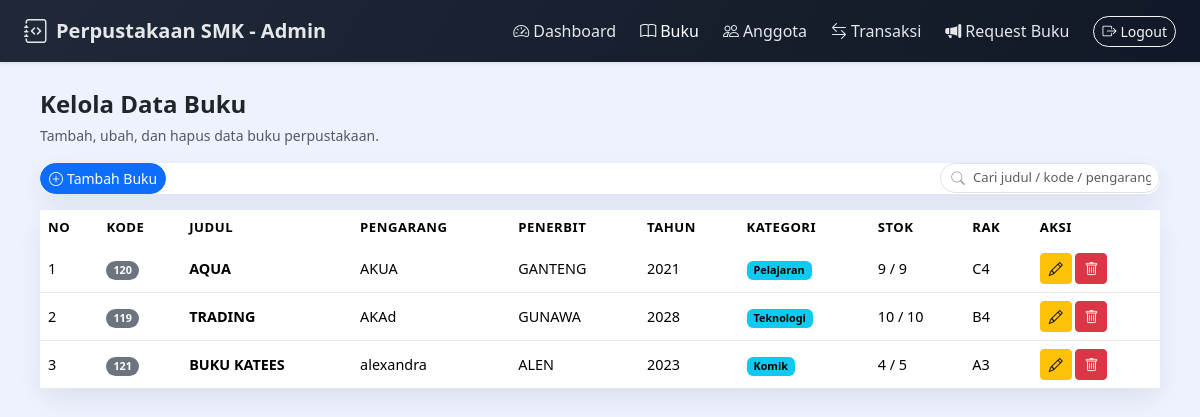
Screenshot of /admin/kelola_buku.php (signed in) with the database file from the repository.
### tables this page shows
CREATE TABLE `buku` (
  `id` int NOT NULL,
  `kode_buku` varchar(20) NOT NULL,
  `judul_buku` varchar(200) NOT NULL,
  `pengarang` varchar(100) NOT NULL,
  `penerbit` varchar(100) DEFAULT NULL,
  `tahun_terbit` year DEFAULT NULL,
  `kategori` varchar(50) DEFAULT NULL,
  `jumlah_buku` int NOT NULL DEFAULT '0',
  `stok_tersedia` int NOT NULL DEFAULT '0',
  `lokasi_rak` varchar(20) DEFAULT NULL,
  `tanggal_input` datetime DEFAULT CURRENT_TIMESTAMP
);

### admin/kelola_buku.php (the view, shortened to what this page needs)
<?php
require_once '../config.php';
$search = isset($_GET['search']) ? clean_input($_GET['search']) : '';
$where  = $search
    ? "WHERE judul_buku LIKE '%$search%' OR kode_buku LIKE '%$search%' OR pengarang LIKE '%$search%'"
    : '';
$buku = mysqli_query($conn, "SELECT * FROM buku $where ORDER BY id DESC");
?>
<!doctype html>
<html lang="id">
<head>
    <link href="https://cdn.jsdelivr.net/npm/bootstrap@5.3.3/dist/css/bootstrap.min.css" rel="stylesheet">
    <link href="https://cdn.jsdelivr.net/npm/bootstrap-icons@1.11.3/font/bootstrap-icons.css" rel="stylesheet">
</head>
<body>
    <nav class="navbar navbar-expand-lg navbar-app shadow-sm">
        <div class="container-fluid px-3 px-lg-4">
            <a class="navbar-brand d-flex align-items-center gap-2" href="#">
                <i class="bi bi-journal-code fs-4"></i>
                <span class="fw-semibold">Perpustakaan SMK - Admin</span>
            </a>
            <div class="collapse navbar-collapse" id="nav">
                <ul class="navbar-nav ms-auto align-items-lg-center gap-lg-2">
                    <li class="nav-item"><a class="nav-link" href="dashboard.php"><i class="bi bi-speedometer2 me-1"></i>Dashboard</a></li>
                    <li class="nav-item"><a class="nav-link active" href="kelola_buku.php"><i class="bi bi-book me-1"></i>Buku</a></li>
                    <li class="nav-item"><a class="nav-link" href="kelola_anggota.php"><i class="bi bi-people me-1"></i>Anggota</a></li>
                    <li class="nav-item"><a class="nav-link" href="transaksi.php"><i class="bi bi-arrow-left-right me-1"></i>Transaksi</a></li>
                    <li class="nav-item">
                        <a class="nav-link" href="request_buku.php">
                            <i class="bi bi-megaphone-fill me-1"></i>Request Buku
                        </a>
                    </li>
                    <li class="nav-item d-none d-lg-block ms-2">
                        <a href="../logout.php" class="btn btn-outline-light btn-sm rounded-pill">
                            <i class="bi bi-box-arrow-right me-1"></i>Logout
                        </a>
                    </li>
                </ul>
            </div>
        </div>
    </nav>
    <div class="page-wrapper">
        <div class="d-flex flex-column flex-md-row justify-content-between align-items-md-center gap-2 mb-3">
            <div>
                <h4 class="fw-semibold mb-1">Kelola Data Buku</h4>
                <small class="text-muted">Tambah, ubah, dan hapus data buku perpustakaan.</small>
            </div>
        </div>
        <div class="card-shell mb-3">
            <div class="card-body d-flex flex-column flex-md-row gap-2 justify-content-between align-items-md-center">
                <div>
                    <button class="btn btn-primary btn-sm rounded-pill" data-bs-toggle="modal" data-bs-target="#tambahModal">
                        <i class="bi bi-plus-circle me-1"></i>Tambah Buku
                    </button>
                </div>
                <form method="get" class="position-relative search-small">
                    <i class="bi bi-search icon"></i>
                    <input type="text" name="search" class="form-control form-control-sm"
                        placeholder="Cari judul / kode / pengarang"
                        value="<?php echo htmlspecialchars($search); ?>">
                </form>
            </div>
        </div>
        <div class="card-shell">
            <div class="card-body">
                <div class="table-responsive">
                    <table class="table table-modern row-hover align-middle mb-0">
                        <thead>
                            <tr>
                                <th>No</th>
                                <th>Kode</th>
                                <th>Judul</th>
                                <th>Pengarang</th>
                                <th>Penerbit</th>
                                <th>Tahun</th>
                                <th>Kategori</th>
                                <th>Stok</th>
                                <th>Rak</th>
                                <th>Aksi</th>
                            </tr>
                        </thead>
                        <tbody>
                            <?php
                            $no = 1;
                            while ($row = mysqli_fetch_assoc($buku)): ?>
                                <tr>
                                    <td><?php echo $no++; ?></td>
                                    <td><span class="badge text-bg-secondary rounded-pill"><?php echo $row['kode_buku']; ?></span></td>
                                    <td class="fw-semibold"><?php echo $row['judul_buku']; ?></td>
                                    <td><?php echo $row['pengarang']; ?></td>
                                    <td><?php echo $row['penerbit']; ?></td>
                                    <td><?php echo $row['tahun_terbit']; ?></td>
                                    <td><span class="badge text-bg-info"><?php echo $row['kategori']; ?></span></td>
                                    <td><?php echo $row['stok_tersedia']; ?> / <?php echo $row['jumlah_buku']; ?></td>
                                    <td><?php echo $row['lokasi_rak']; ?></td>
                                    <td>
                                        <button class="btn btn-sm btn-warning"
                                            onclick="editBuku(<?php echo htmlspecialchars(json_encode($row)); ?>)">
                                            <i class="bi bi-pencil"></i>
                                        </button>
                                        <a href="?hapus=<?php echo $row['id']; ?>" class="btn btn-sm btn-danger"
                                            onclick="return confirm('Yakin hapus buku ini?');">
                                            <i class="bi bi-trash"></i>
                                        </a>
                                    </td>
                                </tr>
                            <?php endwhile; ?>
                        </tbody>
                    </table>
                </div>
            </div>
        </div>
    </div>
</body>
</html>

### admin/kelola_buku.php (style rules this page uses)
body { background: #eef2ff; font-family: system-ui, -apple-system, "Segoe UI", sans-serif; }
.navbar-app { background: linear-gradient(120deg, #1f2937, #111827); }
.navbar-app .navbar-brand, .navbar-app .nav-link { color: #e5e7eb !important; font-weight: 500; }
.navbar-app .nav-link.active, .navbar-app .nav-link:hover { color: #ffffff !important; }
.page-wrapper { padding: 24px 16px 32px; }
@media (min-width:992px) { .page-wrapper { padding: 28px 40px 40px; } }
.card-shell { border: none; border-radius: 14px; background: #ffffff; box-shadow: 0 10px 26px rgba(15, 23, 42, .08); }
.table-modern thead { background: #0f172a; color: #e5e7eb; }
.table-modern thead th { border: none; font-size: .82rem; text-transform: uppercase; letter-spacing: .04em; }
.table-modern tbody td { font-size: .9rem; vertical-align: middle; border-color: #e5e7eb; }
.search-small { max-width: 220px; }
.search-small input { font-size: .82rem; border-radius: 999px; padding-left: 2rem; }
.search-small .icon { position: absolute; left: .7rem; top: 50%; transform: translateY(-50%); font-size: .85rem; color: #9ca3af; }

### rows the page displays
buku: kode_buku "120", judul_buku "AQUA", pengarang "AKUA", penerbit "GANTENG", tahun_terbit "2021", kategori "Pelajaran", stok_tersedia "9", jumlah_buku "9", lokasi_rak "C4"
buku: kode_buku "119", judul_buku "TRADING", pengarang "AKAd", penerbit "GUNAWA", tahun_terbit "2028", kategori "Teknologi", stok_tersedia "10", jumlah_buku "10", lokasi_rak "B4"
buku: kode_buku "121", judul_buku "BUKU KATEES", pengarang "alexandra", penerbit "ALEN", tahun_terbit "2023", kategori "Komik", stok_tersedia "4", jumlah_buku "5", lokasi_rak "A3"
